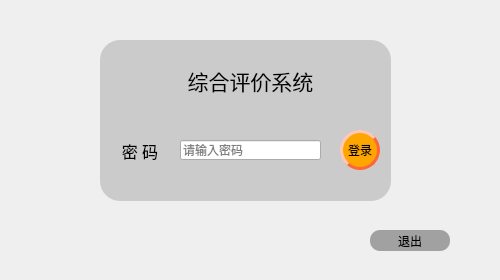
<?xml version="1.0" encoding="UTF-8"?>
<ui version="4.0">
 <class>LoginPage</class>
 <widget class="QWidget" name="LoginPage">
  <property name="geometry">
   <rect>
    <x>0</x>
    <y>0</y>
    <width>500</width>
    <height>280</height>
   </rect>
  </property>
  <property name="minimumSize">
   <size>
    <width>460</width>
    <height>280</height>
   </size>
  </property>
  <property name="maximumSize">
   <size>
    <width>500</width>
    <height>280</height>
   </size>
  </property>
  <property name="windowTitle">
   <string>综评系统--登录</string>
  </property>
  <property name="windowIcon">
   <iconset resource="res.qrc">
    <normaloff>:/icon.jpg</normaloff>:/icon.jpg</iconset>
  </property>
  <property name="styleSheet">
   <string notr="true"/>
  </property>
  <widget class="QPushButton" name="pushButton_2">
   <property name="geometry">
    <rect>
     <x>370</x>
     <y>230</y>
     <width>80</width>
     <height>21</height>
    </rect>
   </property>
   <property name="styleSheet">
    <string notr="true">#pushButton_2
{
background-color: rgb(161, 161, 161);
border-radius:10px;
}</string>
   </property>
   <property name="text">
    <string>退出</string>
   </property>
  </widget>
  <widget class="QWidget" name="widget" native="true">
   <property name="geometry">
    <rect>
     <x>100</x>
     <y>40</y>
     <width>291</width>
     <height>161</height>
    </rect>
   </property>
   <property name="autoFillBackground">
    <bool>false</bool>
   </property>
   <property name="styleSheet">
    <string notr="true">#widget
{
background-color: rgba(182, 182, 182, 160);
border-radius:20px;
}</string>
   </property>
   <widget class="QLabel" name="label">
    <property name="geometry">
     <rect>
      <x>80</x>
      <y>20</y>
      <width>141</width>
      <height>41</height>
     </rect>
    </property>
    <property name="font">
     <font>
      <family>华文隶书</family>
      <pointsize>16</pointsize>
     </font>
    </property>
    <property name="text">
     <string>综合评价系统</string>
    </property>
    <property name="alignment">
     <set>Qt::AlignCenter</set>
    </property>
   </widget>
   <widget class="QLabel" name="label_2">
    <property name="geometry">
     <rect>
      <x>20</x>
      <y>100</y>
      <width>40</width>
      <height>21</height>
     </rect>
    </property>
    <property name="font">
     <font>
      <family>楷体</family>
      <pointsize>12</pointsize>
     </font>
    </property>
    <property name="text">
     <string>密 码</string>
    </property>
    <property name="alignment">
     <set>Qt::AlignCenter</set>
    </property>
   </widget>
   <widget class="QLineEdit" name="lineEdit">
    <property name="geometry">
     <rect>
      <x>80</x>
      <y>100</y>
      <width>141</width>
      <height>20</height>
     </rect>
    </property>
    <property name="echoMode">
     <enum>QLineEdit::Password</enum>
    </property>
    <property name="placeholderText">
     <string>请输入密码</string>
    </property>
   </widget>
   <widget class="QPushButton" name="pushButton">
    <property name="geometry">
     <rect>
      <x>240</x>
      <y>90</y>
      <width>40</width>
      <height>40</height>
     </rect>
    </property>
    <property name="minimumSize">
     <size>
      <width>40</width>
      <height>40</height>
     </size>
    </property>
    <property name="maximumSize">
     <size>
      <width>40</width>
      <height>40</height>
     </size>
    </property>
    <property name="styleSheet">
     <string notr="true">#pushButton
{
	background-color: orange;
border-radius:20px;
border:3px  rgb(255, 102, 55);
	
border-style:outset;
}</string>
    </property>
    <property name="text">
     <string>登录</string>
    </property>
   </widget>
  </widget>
  <widget class="QWidget" name="widget_2" native="true">
   <property name="geometry">
    <rect>
     <x>-20</x>
     <y>0</y>
     <width>541</width>
     <height>301</height>
    </rect>
   </property>
   <property name="styleSheet">
    <string notr="true">#widget_2
{
image: url(:/background.png);
}</string>
   </property>
  </widget>
  <zorder>widget_2</zorder>
  <zorder>pushButton_2</zorder>
  <zorder>widget</zorder>
 </widget>
 <resources>
  <include location="res.qrc"/>
 </resources>
 <connections/>
</ui>
